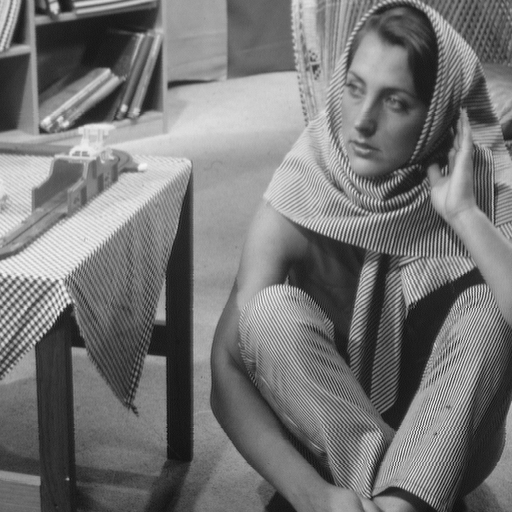
#> input picture Image Classification/assets/images/barbara.png, 512 x 512 px, found by its file name
$ jupyter execute intro-cv.ipynb
#> lines starting #> are read from the running program, lines starting #| are printed output that depends on the picture
# Introduction to Computer Vision

Pada notebook ini, kita akan belajar tentang:
* Definisi *Computer Vision*
* Aplikasi *Computer Vision*
* Pemrosesan gambar pada komputer dengan OpenCV dan Pillow

## Definisi *Computer Vision*

<!-- ```{figure} https://www.ruparupa.com/blog/wp-content/uploads/2021/08/Screen-Shot-2021-08-16-at-11.19.50.png
:name: cat-image
:alt: cat
:width: 50%

Gambar apa yang kamu lihat? ([ref](https://www.ruparupa.com/blog/cara-merawat-anak-kucing-tanpa-induk/))
``` -->

Kita dengan mudahnya mengenali gambar di atas, yaitu gambar kucing. Sebaliknya, komputer akan kesulitan untuk mengenali gambar tersebut dan gambar lainnya secara langsung. __*Computer vision* adalah sebuah usaha untuk membuat komputer memiliki kemampuan untuk melihat, membaca, dan memahami gambar__.

Computer Vision - [from IBM](https://www.ibm.com/topics/computer-vision#:~:text=a%20field%20of%20artificial%20intelligence%20(AI)%20that%20enables%20computers%20and%20systems%20to%20derive%20meaningful%20information%20from%20digital%20images%2C%20videos%20and%20other%20visual%20inputs%20%E2%80%94%20and%20take%20actions%20or%20make%20recommendations%20based%20on%20that%20information.)
: a field of artificial intelligence (AI) that enables computers and systems to derive meaningful information from digital images, videos and other visual inputs — and take actions or make recommendations based on that information

## Aplikasi *Computer Vision*

Sangat banyak aplikasi *computer vision* yang sudah kita rasakan. Sebagai contoh:
* Aplikasi Google Translate dapat menerjemahkan teks melalui kamera secara real time
* Self-driving car
* Deteksi masker wajah (*face mask detection*)
* Dan lainnya

Beberapa aplikasi tersebut mengimplementasikan beberapa jenis *task* dalam *computer vision* seperti {cite:p}`ibm-cv`:
* **Image Classification** yang memproses sebuah gambar dan bisa mengklasifikasikan ke dalam beberapa jenis gambar (kucing, apel, wajah orang, dll.)
* **Object Detection** juga menggunakan *image classification* yang kemudian mendeteksi dan membuat sebuah kotak pembatas pada objek tersebut dalam gambar atau video.
* **Image Retrieval** menggunakan *computer vision* untuk menelusuri, mencari, dan mengambil gambar dari sekumpulan data gambar yang sangat besar, berdasarkan konten pada gambar yang ingin dicari.

## Image Processing

Sebuah gambar digital dapat diinterpretasikan sebagai sebuah matriks atau array, yang disebut dengan **pixel**, berisikan nilai yang merepresentasikan **intensitas warna gambar**. Untuk gambar *grayscale*, nilai tersebut merepresentasikan intensitas *gray level*. Sedangkan, untuk gambar berwarna, nilai tersebut merepresentasikan intensitas masing-masing *channel* warna (merah, hijau, dan biru atau yang disingkat RGB).

<!-- ```{figure} ../../../../assets/images/pixel-value.jpeg
:name: pixel-value

Intensity value of grayscale color ([ref](https://medium.com/javarevisited/converting-rgb-image-to-the-grayscale-image-in-java-9e1edc5bd6e7))
``` -->

### Load Image using Pillow and OpenCV

Sekarang, mari kita coba untuk memuat sebuah gambar berikut.

<!-- ```{figure} ../../../../assets/images/barbara.png
:name: barbara.png
:alt: barbara

Contoh gambar grayscale
``` -->

````{note}
Sebelum memuat gambar tersebut, kita memerlukan beberapa *library*, seperti Pillow dan/atau OpenCV. Jika belum tersedia, silakan install terlebih dahulu menggunakan perintah berikut.

```
pip install Pillow opencv-python
```
````

Berikut adalah code yang digunakan untuk memuat gambar menggunakan Pillow ataupun OpenCV.

````{tabbed} Pillow
```python
from PIL import Image

image = Image.open("path to image")
```
````

````{tabbed} OpenCV
```python
import cv2

image = cv2.imread("path to image")
```
````

Pertama, mari kita *import library* yang akan kita gunakan dalam notebook ini.

[cell 1]
import cv2
import matplotlib.pyplot as plt
import numpy as np
from PIL import Image, ImageOps

[cell 2]
# load image using Pillow
pil_image = Image.open("../../../data/barbara.png")
#> pil_image is the input picture: PIL image 512x512 L; min 12, max 246, mean 117.4
type(pil_image)

[cell 3]
pil_image

```{warning}
Jika kita dalam environment Jupyter, kita bisa menampilkan gambar `pil_image` secara langsung. Akan tetapi, normalnya, kita perlu menggunakan metode `.show`: `pil_image.show()`.

Metode ini akan membuka aplikasi gambar default masing-masing.
```

[cell 4]
cv2_image = cv2.imread("../../../data/barbara.png")
type(cv2_image)

[cell 5]
cv2_image

Bisa kita lihat bahwa `Pillow` memuat gambar ke dalam format `PIL.PngImagePlugin.PngImageFile`, sedangkan `OpenCV` memuat gambar ke dalam format `numpy.ndarray`.

[cell 6]
# pil_image.show()

Kita juga bisa menggunakan `matplotlib` untuk menampilkan gambar yang sudah dimuat tersebut.

[cell 7]
plt.figure(figsize=(6, 6))
plt.imshow(pil_image, cmap="gray")
plt.show()

[cell 8]
plt.figure(figsize=(6, 6))
plt.imshow(cv2_image)
plt.show()

```{admonition} Kuis
:class: note

Sekarang, coba *load* gambar apapun yang ingin menurut kamu menarik, menggunakan `Pillow` dan `OpenCV`
```

[cell 9]
# KETIK DI SINI

### RGB Image

Sekarang kita akan coba *load* gambar berwarna berikut.

<!-- ```{figure} ../../../../assets/images/cat.jpeg
:name: cat.jpeg
:width: 50%
:alt: cat image

Gambar berwarna ([ref](https://www.theguardian.com/lifeandstyle/2020/sep/05/what-cats-mean-by-miaow-japans-pet-guru-knows-just-what-your-feline-friend-wants))
``` -->

[cell 10]
pil_cat = Image.open("../../../data/cat.jpeg")
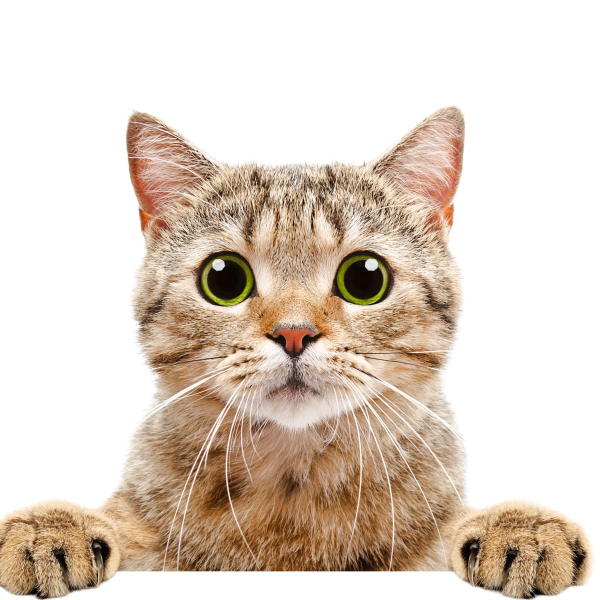
#> input picture Image Classification/assets/images/cat.jpeg, 1200 x 1200 px, found by its file name (shown at 1/2 size)
#> pil_cat is the input picture: PIL image 1200x1200 RGB; mean R, G, B 222.8, 209, 196.7
cv2_cat = cv2.imread("../../../data/cat.jpeg")

[cell 11]
fig, ax = plt.subplots(1, 2, figsize=(12, 6))
for axis, img in zip(ax, [pil_cat, cv2_cat]):
    axis.imshow(img)
    axis.set_title(type(img))
#> this loop made 2 passes

Terlihat bahwa gambar yang dimuat oleh `Pillow` bisa ditampilkan dengan warna yang sesuai dengan gambar. Akan tetapi, berbeda halnya dengan gambar yang dimuat oleh `OpenCV`. Ini dikarenakan `cv2.imread` secara default menghasilkan urutan channel warna BGR, bukan RGB. Oleh karena itu, kita perlu mengubahnya menjadi RGB menggunakan fungsi `cv2.cvtColor`.

[cell 12]
cv2_cat_rgb = cv2.cvtColor(cv2_cat, cv2.COLOR_BGR2RGB)

plt.figure(figsize=(5, 6))
plt.imshow(cv2_cat_rgb)
plt.title(type(cv2_cat_rgb))
plt.show()

Khusus untuk `Pillow`, kita bisa mengecek mode channel warna yang dimuat dengan atribut `.mode` seperti di bawah ini.

[cell 13]
print(pil_cat.mode)
#| RGB

Karena setiap gambar direpresentasikan oleh array pixel, kita bisa mengecek ukuran dari array tersebut.

````{tabbed} Pillow
```python
print(pil_cat.size)
```
````

````{tabbed} OpenCV
```python
print(cv2_cat_rgb.shape)
```
````

[cell 14]
print("Image from Pillow:", pil_cat.size)
#| Image from Pillow: (1200, 1200)
print("Image from OpenCV:", cv2_cat_rgb.shape)
#| Image from OpenCV: (1200, 1200, 3)

Karena gambar kucing di atas memiliki 3 channel warna, maka ukuran array yang dihasilkan juga memiliki 3 channel. Perhatikan bahwa ukurang gambar yang dihasilkan `Pillow` dan `OpenCV` berbeda urutannya antara *height* dan *weight*.

````{tabbed} Pillow
```python
width, height = pil_cat.size
```
````

````{tabbed} OpenCV
```python
height, width, channel = cv2_cat_rgb.shape
```
````

Untuk setiap pixel pada gambar `Pillow`, kita bisa mengakses nilai pixel setelah kita mengambil data array pixel dengan metode `.load` berikut.

[cell 15]
cat = pil_cat.load()

x = 0
y = 1
cat[x, y], type(cat[x, y])

Sedangkan pada gambar `OpenCV`, karena sudah dalam bentuk `numpy.ndarray`, kita bisa langsung mengakses nilai pixel seperti mengakses nilai pada array.

[cell 16]
cv2_cat_rgb[x, y], type(cv2_cat_rgb[x, y])

### Grayscale Image

Di awal kita telah memuat gambar *grayscale* yang memiliki 1 channel warna saja. Kita bisa cek menggunakan `Pillow` dengan metode `mode`.

[cell 17]
pil_image.mode

Kita juga bisa mengubah gambar berwarna menjadi *grayscale* menggunakan `Pillow` ataupun `OpenCV`.

````{tabbed} Pillow
```python
from PIL import ImageOps

pil_cat_gray = ImageOps.grayscale(pil_cat)
```

Modul `ImageOps` berfungsi untuk melakukan beberapa pemrosesan gambar dan masih bersifat eksperimental {cite:p}`clark2015pillow`.
````

````{tabbed} OpenCV
```python
cv2_cat_gray = cv2.cvtColor(cv2_cat, cv2.COLOR_BGR2GRAY)
```

Transformasi warna pada `OpenCV` menggunakan fungsi `cv2.cvtColor`.
````

[cell 18]
pil_cat_gray = ImageOps.grayscale(pil_cat)
cv2_cat_gray = cv2.cvtColor(cv2_cat, cv2.COLOR_BGR2GRAY)

[cell 19]
fig, ax = plt.subplots(1, 2, figsize=(12, 6))
for axis, img in zip(ax, [pil_cat_gray, cv2_cat_gray]):
    axis.imshow(img, cmap="gray")
    axis.set_title(type(img))

[cell 20]
print("Grayscale image from Pillow:", pil_cat_gray.size)
#| Grayscale image from Pillow: (1200, 1200)
print("Grayscale image from OpenCV:", cv2_cat_gray.shape)
#| Grayscale image from OpenCV: (1200, 1200)

[cell 21]
x = 400
y = 1000
image_gray = pil_cat_gray.load()

print("Pillow:", image_gray[x, y])
#| Pillow: 101
print("OpenCV:", cv2_cat_gray[y, x])
#| OpenCV: 101

Karena hanya terdiri dari 1 channel warna saja, ukurang matriks pixel gambar pun hanya terdiri dari 1 channel saja.

```{note}
Ingat bahwa metode `size` pada `Pillow` menghasilkan (W, H) dan ukuran matriks pada `OpenCV` menghasilkan (H, W).
```

### Channel Warna

Kita juga bisa mengakses masing-masing channel warna, yaitu merah, hijau, dan biru. Sekarang, misalkan kita gunakan gambar di bawah ini.

<!-- ```{figure} ../../../../assets/images/burger.jpg
:name: burger.jpg
:width: 50%
:alt: burger image
Photo by <a href="https://unsplash.com/@claybanks?utm_source=unsplash&utm_medium=referral&utm_content=creditCopyText">Clay Banks</a> on <a href="https://unsplash.com/t/food-drink?utm_source=unsplash&utm_medium=referral&utm_content=creditCopyText">Unsplash</a>
``` -->

[cell 22]
def get_concat_h(im1, im2):
    """Concatenate 2 images horizontally

    https://note.nkmk.me/en/python-pillow-concat-images/
    """
    dst = Image.new('RGB', (im1.width + im2.width, im1.height))
    dst.paste(im1, (0, 0))
    dst.paste(im2, (im1.width, 0))
    return dst

[cell 23]
pil_burger = Image.open("../../../assets/images/burger.jpg")
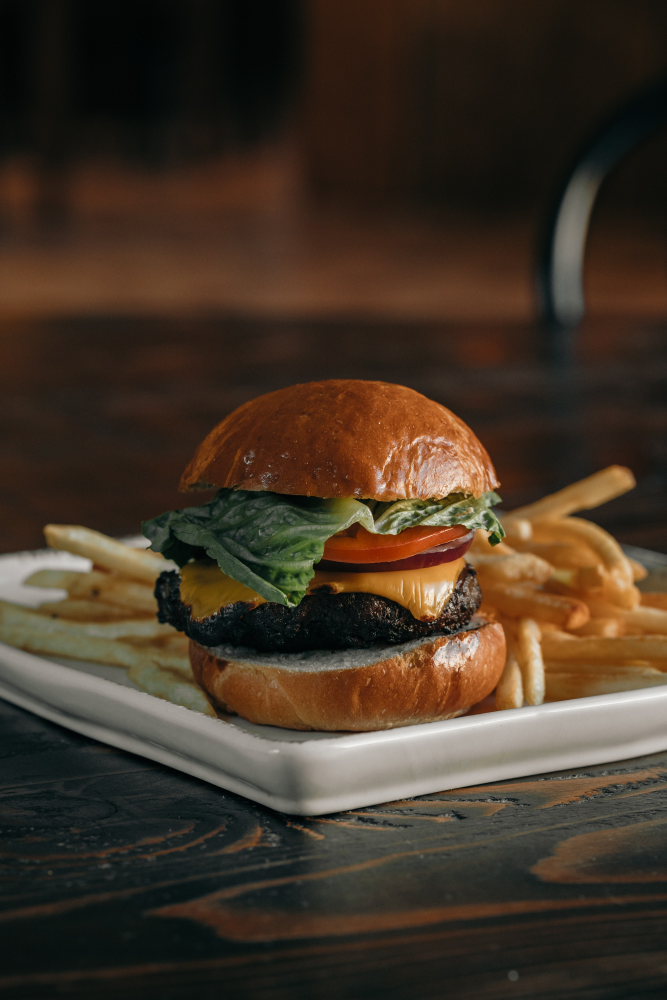
#> input picture Image Classification/assets/images/burger.jpg, 2667 x 4000 px, found by its file name (shown at 1/4 size)
#> pil_burger is the input picture: PIL image 2667x4000 RGB; mean R, G, B 66.4, 52.6, 38.9
cv2_burger = cv2.imread("../../../assets/images/burger.jpg")

fig, ax = plt.subplots(1, 2, figsize=(12, 6))
for axis, img in zip(ax, [pil_burger, cv2_burger]):
    size = img.size
    if isinstance(img, np.ndarray):
        img = cv2.cvtColor(img, cv2.COLOR_BGR2RGB)
        size = img.shape
    axis.imshow(img)
    axis.set_title(f"{type(img)} ukuran: {size}")
#> this loop made 2 passes

Kita bisa definisikan variabel untuk masing-masing channel warna.

````{tabbed} Pillow
```python
pil_burger_red, pil_burger_green, pil_burger_blue = pil_burger.split()
```

Metode `split` akan memecah gambar sesuai dengan jumlah channel warnanya.
````

````{tabbed} OpenCV
```python
cv2_burger_blue, cv2_burger_green, cv2_burger_red = cv2_burger[..., 0], cv2_burger[..., 1], cv2_burger[..., 2]
```
````

[cell 24]
pil_burger_red, pil_burger_green, pil_burger_blue = pil_burger.split()
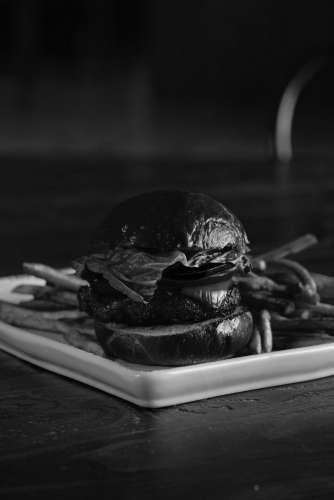
#> pil_burger_blue: PIL image 2667x4000 L (shown at 1/8 size); min 0, max 251, mean 38.9
cv2_burger_blue, cv2_burger_green, cv2_burger_red = cv2_burger[..., 0], cv2_burger[..., 1], cv2_burger[..., 2]

Untuk `Pillow`, kita akan menggunakan bantuan fungsi berikut untuk menampilkan gambar.

```python
def get_concat_h(im1, im2):
    """Concatenate 2 images horizontally

    https://note.nkmk.me/en/python-pillow-concat-images/
    """
    dst = Image.new('RGB', (im1.width + im2.width, im1.height))
    dst.paste(im1, (0, 0))
    dst.paste(im2, (im1.width, 0))
    return dst
```

[cell 25]
fig, ax = plt.subplots(3, 1, figsize=(12, 21))
for axis, img, color in zip(ax, [pil_burger_red, pil_burger_green, pil_burger_blue], ["Red", "Green", "Blue"]):
    axis.imshow(get_concat_h(pil_burger, img))
    axis.set_title(f"{color} Channel")
#> this loop made 3 passes
#> color on passes 1 to 3: 'Red', 'Green', 'Blue'
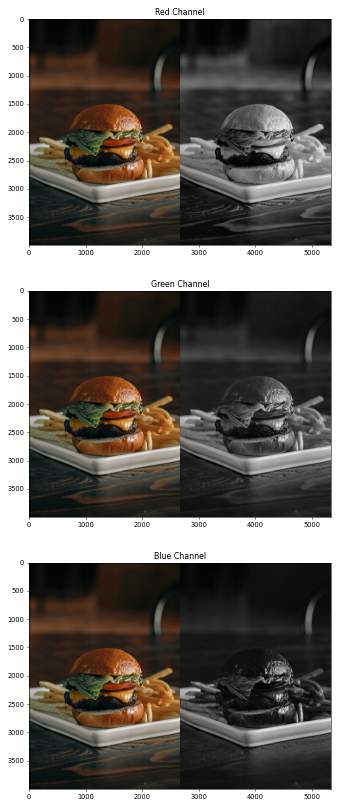
#> figure drawn by matplotlib, 3 panels

Begitu halnya dengan `OpenCV`, kita bisa menampilkan masing-masing channel warnanya yang hasilnya tentu saja sama dengan `Pillow`

[cell 26]
burger_bgr = cv2.vconcat([cv2_burger_blue, cv2_burger_green, cv2_burger_red])
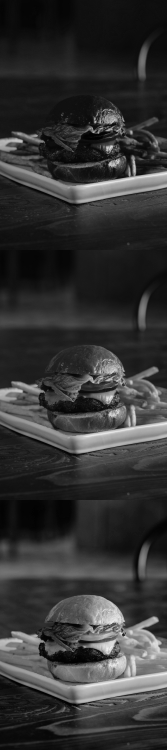
#> burger_bgr: shape (12000, 2667) (shown at 1/16 size); min 0, max 255, mean 52.7

plt.figure(figsize=(10,10))
plt.subplot(121)
plt.imshow(cv2.cvtColor(cv2_burger, cv2.COLOR_BGR2RGB))
plt.title("RGB image")
plt.subplot(122)
plt.imshow(burger_bgr, cmap='gray')
plt.title("Different color channels  blue (top), green (middle), red (bottom)  ")
plt.show()

Untuk memudahkan pemrosesan gambar, kita perlu mengubah objek gambar pada `Pillow` menjadi `numpy.ndarray`.

```{note}
Kita tidak perlu mengubah objek gambar pada `OpenCV` karena sudah dalam bentuk `numpy.ndarray`.
```

Kita bisa menggunakan fungsi `np.asarray` untuk mengubah objek gambar pada `Pillow` menjadi `numpy.ndarray`.

[cell 27]
arr_burger = np.asarray(pil_burger)
print("shape from Pillow:", arr_burger.shape)
#| shape from Pillow: (4000, 2667, 3)
print("shape from OpenCV:", cv2_burger.shape)
#| shape from OpenCV: (4000, 2667, 3)

x = 1500
y = 2000
print(f"Channels at [{x}, {y}] from Pillow:", arr_burger[x, y])
#| Channels at [1500, 2000] from Pillow: [47 38 31]
print(f"Channels at [{x}, {y}] from OpenCV:", cv2_burger[x, y])
#| Channels at [1500, 2000] from OpenCV: [31 38 47]

Setelah mentransformasi objek `Pillow` menjadi `numpy.ndarray`, ukuran array yang dihasilkan secara default adalah `(h, w, c)`. Hal ini berbeda dengan `size` dari gambar `Pillow` yang berukuran `(w, h, c)`.

```{note}
Perhatikan bahwa hasil dari `Pillow` dan `OpenCV` terbalik karena mode dari `Pillow` adalah RGB, sedangkan `OpenCV` adalah BGR.
```

Dalam bentuk array, kita bisa melakukan indexing pada gambar dan menampilkannnya dengan `imshow`. Misalkan, kita ingin memotong gambar menjadi setengah.

[cell 28]
max_width = 2000

[cell 29]
plt.imshow(arr_burger[:max_width, ...])
plt.show()

[cell 30]
plt.imshow(arr_burger[max_width:, ...])
plt.show()

Untuk `OpenCV`, kita perlu mengubah objek gambar menjadi RGB terlebih dahulu.

[cell 31]
cv2_burger_rgb = cv2.cvtColor(cv2_burger, cv2.COLOR_BGR2RGB)

[cell 32]
plt.imshow(cv2_burger_rgb[:max_width, ...])
plt.show()

[cell 33]
plt.imshow(cv2_burger_rgb[max_width:, ...])
plt.show()

```{admonition} Kuis
Coba potong gambar, menggunakan `Pillow` dan `OpenCV`, sedemikian hingga memuat objek burger saja tanpa ada dominasi background.
```

[cell 34]
# KETIK DI SINI

### Image Transformation

Dalam pemrosesan gambar, terkadang kita perlu untuk melakukan transformasi gambar dengan tujuan menambah keragaman gambar pada data. Hal ini bisa menambah jumlah data yang kita miliki, meskipun dengan konten yang mirip, tapi dengan orientasi yang berbeda.

#### Flip

[cell 35]
plt.imshow(arr_burger.transpose(1, 0, -1))
plt.show()
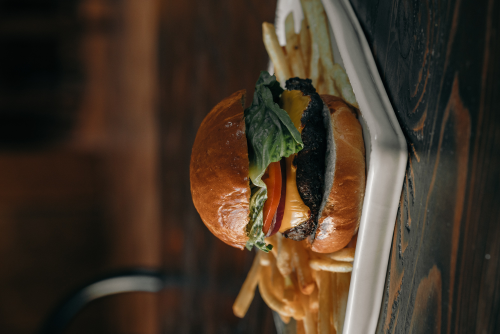
#> shown: shape (2667, 4000, 3) (shown at 1/8 size); mean R, G, B 66.4, 52.6, 38.9

Selain secara manual, kita bisa gunakan `ImageOps` dari `Pillow` untuk mengubah orientasi gambar menjadi terbalik (*flip*). Atau dengan menggunakan fungsi `flip` dari `OpenCV`.

[cell 36]
pil_burger_flip = ImageOps.flip(pil_burger)
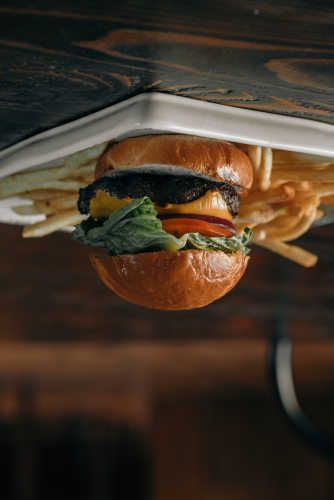
#> pil_burger_flip: PIL image 2667x4000 RGB (shown at 1/8 size); mean R, G, B 66.4, 52.6, 38.9
plt.imshow(pil_burger_flip)
plt.show()

[cell 37]
cv2_burger_flip = cv2.flip(cv2_burger_rgb, flipCode=0)
plt.imshow(cv2_burger_flip)
plt.show()

Kita juga bisa menggunakan metode `transpose` dari objek gambar `Pillow` berikut.

```python
plt.imshow(pil_burger.transpose(Image.FLIP_TOP_BOTTOM))
plt.show()
```

Atau, menggunakan fungsi `cv2.rotate` dari `OpenCV` berikut.

```python
plt.imshow(cv2.rotate(cv2_burger_rgb, cv2.ROTATE_180))
plt.show()
```

#### Mirror

Kita bisa gunakan fungsi `mirror` dari `ImageOps` untuk mengubah orientasi gambar secara horizontal atau menggunakan `cv2.flip` dengan nilai `flipCode` lebih dari 0.

[cell 38]
pil_burger_mirror = ImageOps.mirror(pil_burger)
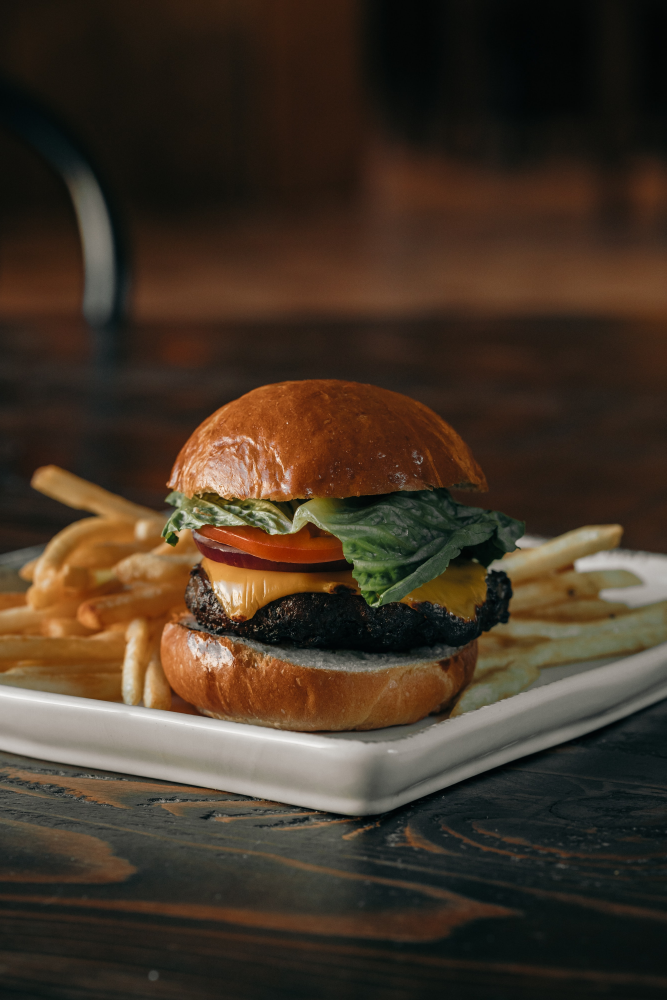
#> pil_burger_mirror: PIL image 2667x4000 RGB (shown at 1/4 size); mean R, G, B 66.4, 52.6, 38.9
plt.imshow(pil_burger_mirror)
plt.show()
